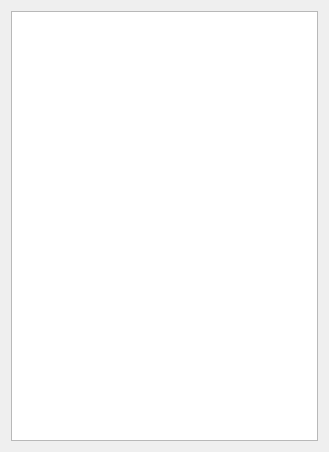
<?xml version="1.0" encoding="UTF-8"?>
<ui version="4.0">
 <class>Logging</class>
 <widget class="QWidget" name="Logging">
  <property name="geometry">
   <rect>
    <x>0</x>
    <y>0</y>
    <width>329</width>
    <height>452</height>
   </rect>
  </property>
  <property name="windowTitle">
   <string>Form</string>
  </property>
  <layout class="QVBoxLayout" name="verticalLayout">
   <item>
    <widget class="QTextBrowser" name="logText">
     <property name="html">
      <string>&lt;!DOCTYPE HTML PUBLIC &quot;-//W3C//DTD HTML 4.0//EN&quot; &quot;http://www.w3.org/TR/REC-html40/strict.dtd&quot;&gt;
&lt;html&gt;&lt;head&gt;&lt;meta name=&quot;qrichtext&quot; content=&quot;1&quot; /&gt;&lt;style type=&quot;text/css&quot;&gt;
p, li { white-space: pre-wrap; }
&lt;/style&gt;&lt;/head&gt;&lt;body style=&quot; font-family:'MS Shell Dlg 2'; font-size:8.25pt; font-weight:400; font-style:normal;&quot;&gt;
&lt;p style=&quot;-qt-paragraph-type:empty; margin-top:0px; margin-bottom:0px; margin-left:0px; margin-right:0px; -qt-block-indent:0; text-indent:0px; font-size:8pt;&quot;&gt;&lt;/p&gt;&lt;/body&gt;&lt;/html&gt;</string>
     </property>
    </widget>
   </item>
  </layout>
 </widget>
 <resources/>
 <connections/>
</ui>
